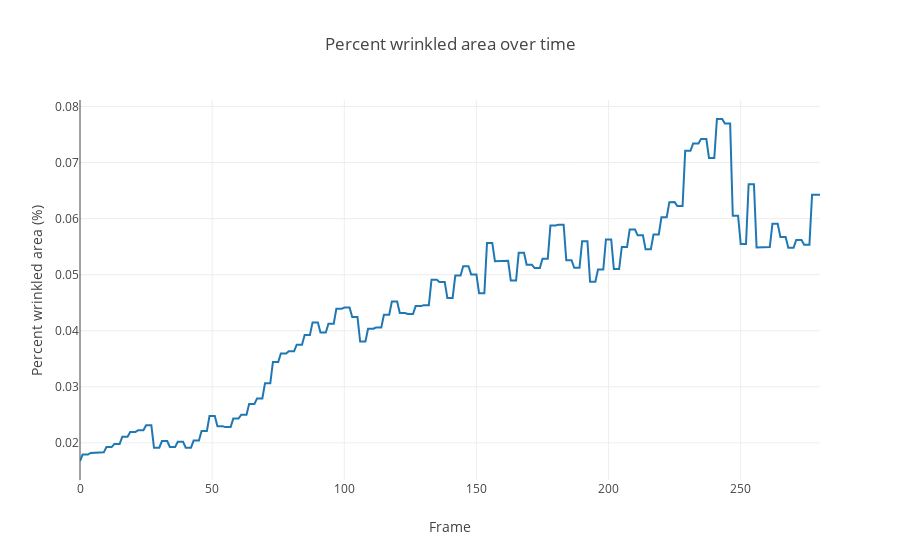

Write notebook code for a chart like this one.
### Markdown cell above
### plot percent wrinkle over time

### Code cell
# Create a trace
trace = go.Scatter(
    x = np.arange(len(percent_wrinkle)),
    y = percent_wrinkle
)

data = [trace]

# Edit the layout
layout = dict(title = 'Percent wrinkled area over time',
              xaxis = dict(title = 'Frame'),
              yaxis = dict(title = 'Percent wrinkled area (%)'),
              )

fig = dict(data=data, layout=layout)
iplot(fig)

### Figure 1 — Plotly figure (JSON) as saved in the notebook; plotly's stock layout.template omitted (floating-point values rounded to 4 significant figures; data arrays with more than 128 entries replaced by an {"elided": "..."} marker saying what was removed)
{"data": [{"type": "scatter", "uid": "22192b24-ea87-11e8-87d0-7b802d1cf244", "x": {"elided": "281 int values"}, "y": {"elided": "281 float values"}}], "layout": {"title": "Percent wrinkled area over time", "xaxis": {"title": "Frame"}, "yaxis": {"title": "Percent wrinkled area (%)"}}}
